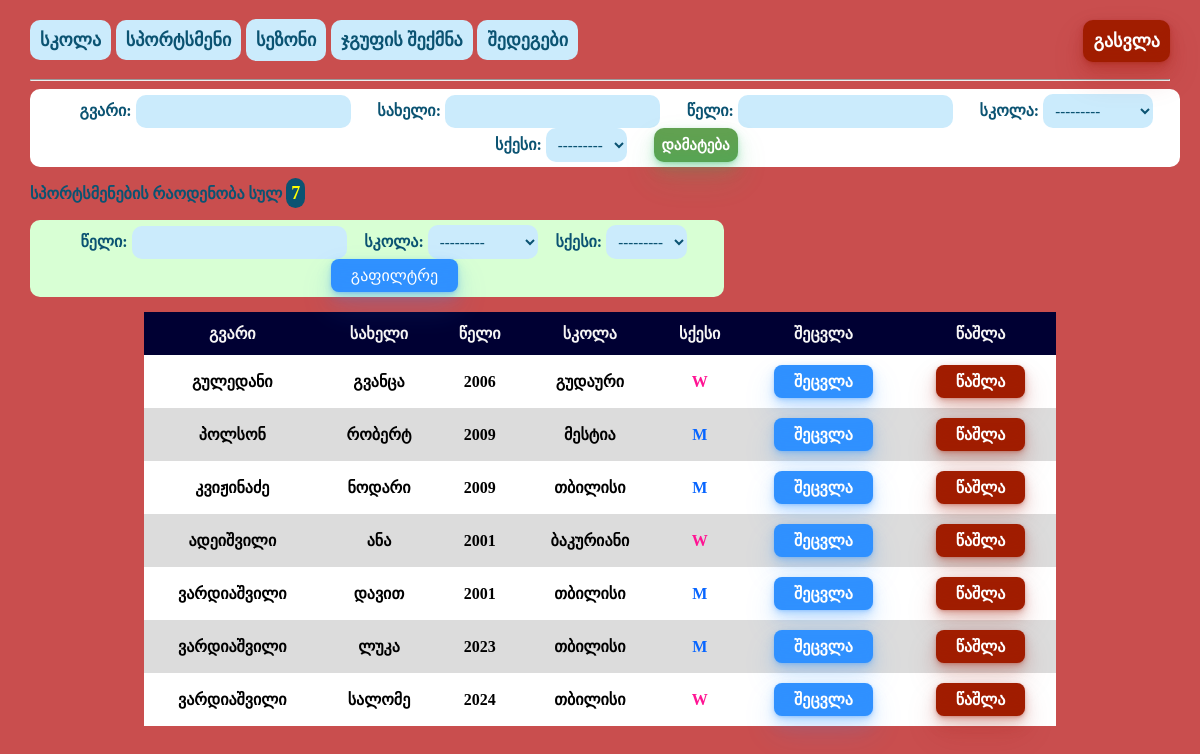
Before: /staff/comp/ (signed in) with the older database file.
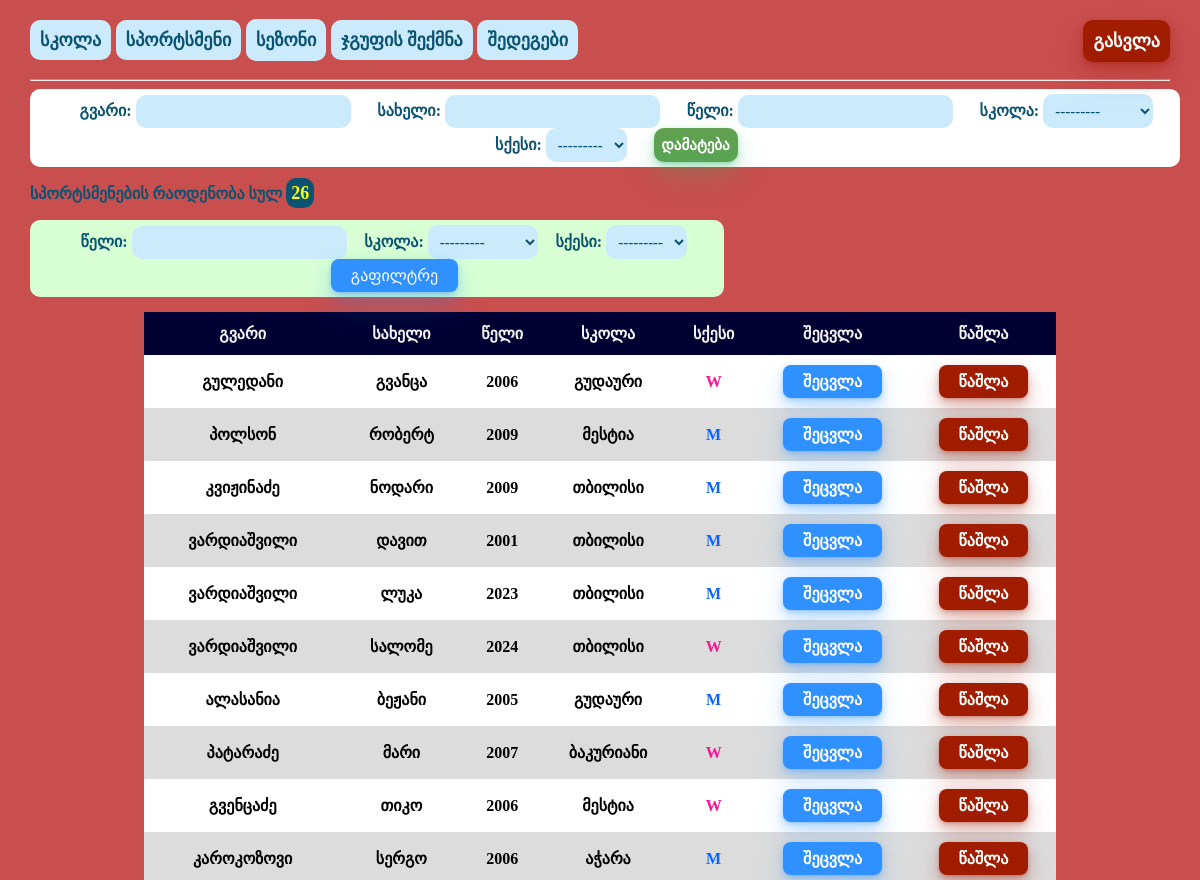
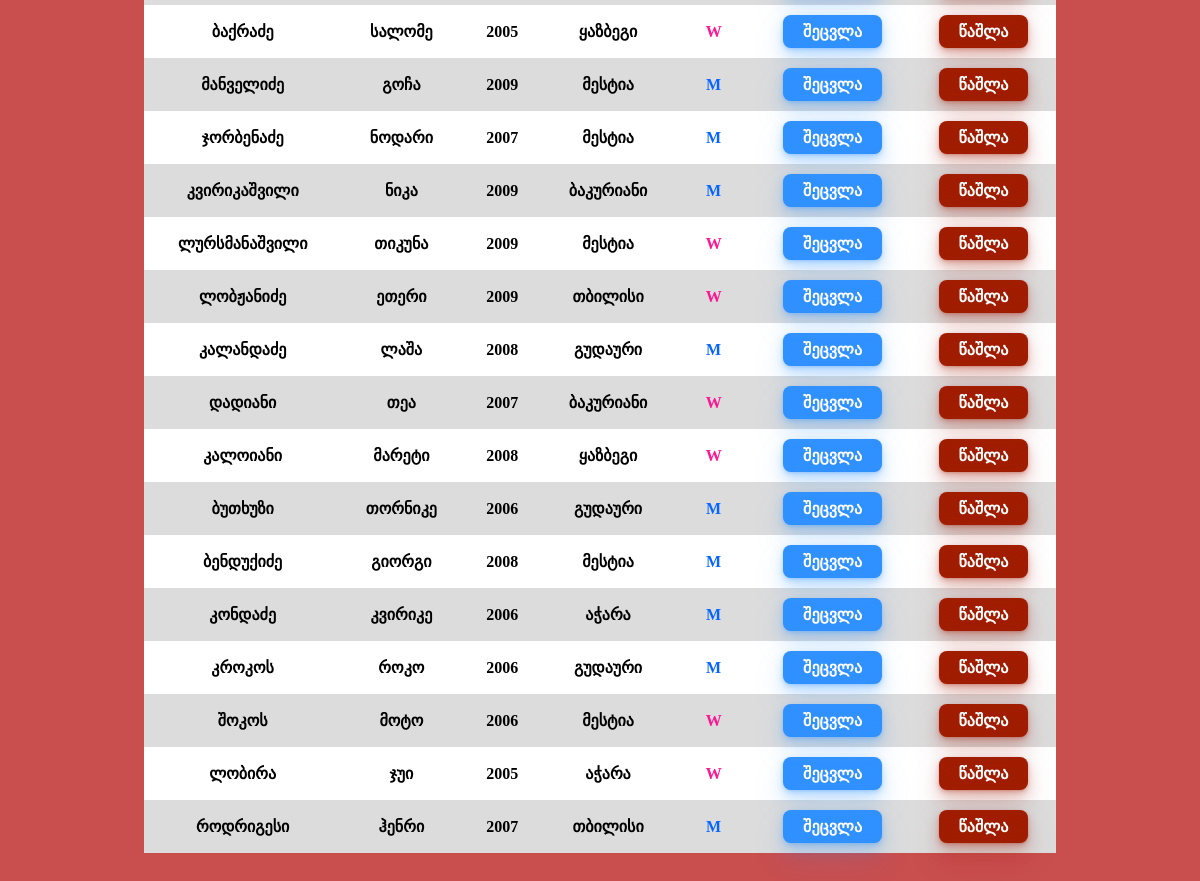
After: the same page with the newer database file (2 pictures, top to bottom).
### staff/models.py (models this page shows, shortened)
class Competitor(models.Model):
    surname = models.CharField(max_length=40, )
    name = models.CharField(max_length=30)
    year = models.IntegerField()
    school = models.ForeignKey(School, on_delete=models.SET_NULL, null=True)
    gender = models.ForeignKey(Gender, on_delete=models.SET_NULL, null=True)
    class Meta:
        db_table = 'staff_competitor'

class School(models.Model):
    school_name = models.CharField(max_length=20)
    def __str__(self):
        return self.school_name

class Gender(models.Model):
    gender = models.CharField(max_length=3)
    def __str__(self):
        return self.gender

### staff/views.py (the view)
# urls.py: path('comp/', views.competitor, name='competitors'),
@login_required(login_url='login')
def competitor(request):
    form = CompetitorForm()
    if request.method == 'POST':
        form = CompetitorForm(request.POST)
        if form.is_valid():
            form.save()
            return HttpResponseRedirect('/staff/comp/')
    competitors = Competitor.objects.all()
    myfilter = Orderfilter(request.GET, queryset=competitors)
    competitors = myfilter.qs
    count = Competitor.objects.all().count()
    context = {'form': form, 'competitors': competitors, 'count': count, 'myfilter': myfilter}
    return render(request, 'staff/index.html', context)

### staff/forms.py
class CompetitorForm(ModelForm):
    class Meta:
        model = Competitor
        fields = '__all__'
        labels = {'surname': 'გვარი', 'name': 'სახელი', 'year': 'წელი', 'school': 'სკოლა', 'gender': 'სქესი'}

### staff/templates/staff/index.html (shortened to what this page needs)
{% extends 'staff/base.html' %}
{% block content %}
<body>
    <form class="form-comp" action="" method="post">
        {{ form }}
        <input class="button-33" type="submit" value="დამატება">
    </form>
    <p class="counter" >სპორტსმენების რაოდენობა სულ  <a class="count">{{count}}</a></p>
    <form class="filter-form" method="get">
        <label for="id_year">წელი:</label>
        {{myfilter.form.year}}
        <label for="id_school">სკოლა:</label>
        {{myfilter.form.school}}
        <label for="id_gender">სქესი:</label>
        {{myfilter.form.gender}}
        <button class="button-33" id="filter_btn" type="submit">
            გაფილტრე
        </button>
    </form>
    <table class="competitors">
        <tr>
            <th>გვარი</th>
            <th>სახელი</th>
            <th>წელი</th>
            <th>სკოლა</th>
            <th>სქესი</th>
            <th>შეცვლა</th>
            <th>წაშლა</th>
        </tr>
        <tr>
            {% for competitor in competitors %}
                <tr>
                    <td>{{ competitor.surname }}</td>
                    <td>{{ competitor.name }}</td>
                    <td>{{ competitor.year }}</td>
                    <td>{{ competitor.school }}</td>
                    <td class="{{ competitor.gender }}" >{{ competitor.gender }}</td>
                    <td><a class="button-33" id="update_btn" href="{% url 'update-competitor' competitor.id %}">შეცვლა</a></td>
                    <td><a class="button-33" id="delete_btn" href="{% url 'delete-competitor' competitor.id %}">წაშლა</a></td>
                </tr>
            {% endfor %}
        </tr>
    </table>
</body>
{% endblock content %}

Changed rows visible on the page:
removed Competitor: surname "ადეიშვილი", name "ანა", year "2001", school "ბაკურიანი", gender "W"
added Competitor: surname "ალასანია", name "ბეჟანი", year "2005", school "გუდაური", gender "M"
added Competitor: surname "პატარაძე", name "მარი", year "2007", school "ბაკურიანი", gender "W"
added Competitor: surname "გვენცაძე", name "თიკო", year "2006", school "მესტია", gender "W"
added Competitor: surname "კაროკოზოვი", name "სერგო", year "2006", school "აჭარა", gender "M"
added Competitor: surname "ბაქრაძე", name "სალომე", year "2005", school "ყაზბეგი", gender "W"
added Competitor: surname "მანველიძე", name "გოჩა", year "2009", school "მესტია", gender "M"
added Competitor: surname "ჯორბენაძე", name "ნოდარი", year "2007", school "მესტია", gender "M"
added Competitor: surname "კვირიკაშვილი", name "ნიკა", year "2009", school "ბაკურიანი", gender "M"
added Competitor: surname "ლურსმანაშვილი", name "თიკუნა", year "2009", school "მესტია", gender "W"
added Competitor: surname "ლობჟანიძე", name "ეთერი", year "2009", school "თბილისი", gender "W"
added Competitor: surname "კალანდაძე", name "ლაშა", year "2008", school "გუდაური", gender "M"
added Competitor: surname "დადიანი", name "თეა", year "2007", school "ბაკურიანი", gender "W"
added Competitor: surname "კალოიანი", name "მარეტი", year "2008", school "ყაზბეგი", gender "W"
added Competitor: surname "ბუთხუზი", name "თორნიკე", year "2006", school "გუდაური", gender "M"
added Competitor: surname "ბენდუქიძე", name "გიორგი", year "2008", school "მესტია", gender "M"
added Competitor: surname "კონდაძე", name "კვირიკე", year "2006", school "აჭარა", gender "M"
added Competitor: surname "კროკოს", name "როკო", year "2006", school "გუდაური", gender "M"
added Competitor: surname "შოკოს", name "მოტო", year "2006", school "მესტია", gender "W"
added Competitor: surname "ლობირა", name "ჯუი", year "2005", school "აჭარა", gender "W"
added Competitor: surname "როდრიგესი", name "ჰენრი", year "2007", school "თბილისი", gender "M"
Other visible differences:
{{ count }}: "7" → "26"
